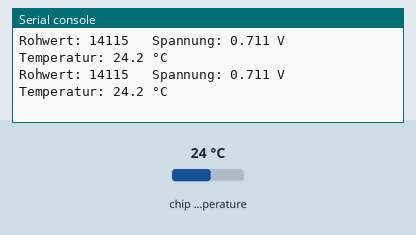
The program below on a simulated Raspberry Pi Pico running MicroPython. On the bench: the last lines printed to the serial console. Inputs (shaded band) come from the test bench; at power-on: chip temperature 24 °C.

Above: at 1.2 s.
1.3 s: chip temperature set to 1 °C
At 2.5 s:
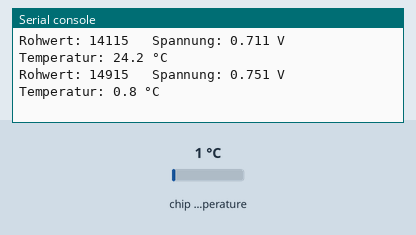
2.8 s: chip temperature set to 11 °C
At 3.8 s:
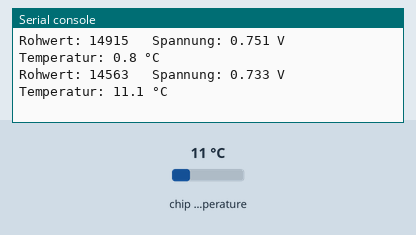
Timing chart, 0 to 5.8 s (numbered marks = the images above; inputs shaded):
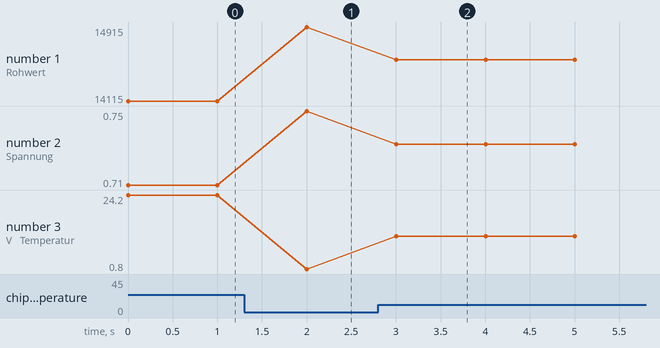

Measured:
- after the input at 1.3 s, the serial console: prints a new line after 0.70 s (image 1)
- after the input at 2.8 s, the serial console: prints a new line after 0.20 s (image 2)
- plotted number 1: 14115 → 14915 after the input at 1.3 s, 14915 → 14563 after the input at 2.8 s
- plotted number 2: 0.71 → 0.75 after the input at 1.3 s, 0.75 → 0.73 after the input at 2.8 s
- plotted number 3: 24.2 → 0.8 after the input at 1.3 s, 0.8 → 11.1 after the input at 2.8 s

The program:

02_temperatur_intern.py
```python
"""
Lektion 4.2: Interner Temperatursensor des Pico

LERNZIELE:
- Der Pico hat einen eingebauten Temperatursensor -- wie geht das?
- Rohwerte über Physik in Grad Celsius umrechnen

PYTHON-KONZEPTE:
- ADC(4) ist der interne Sensor
- Formel: Temperatur = 27 - (Spannung - 0,706) / 0,001721

HARDWARE:
- Nur der Pico, nichts extern.
"""

from machine import ADC
from utime import sleep

sensor = ADC(4)            # Kanal 4 = interner Temperatursensor
faktor = 3.3 / 65535       # Rohwert -> Spannung in Volt

while True:
    roh = sensor.read_u16()
    spannung = roh * faktor
    temp_c = 27 - (spannung - 0.706) / 0.001721
    print("Rohwert:", roh,
          "  Spannung:", round(spannung, 3), "V",
          "  Temperatur:", round(temp_c, 1), "°C")
    sleep(1)


# ============================================================
# AUFGABEN ZUM AUSPROBIEREN
# ============================================================
# 1. Haltet den Pico in der Hand -- die Temperatur steigt.
#    Warum? Ist das ein brauchbares Außenthermometer?
#
# 2. Gebt die Temperatur nur aus, wenn sie sich um mindestens
#    0,5 °C vom letzten Wert unterscheidet.
#
# 3. Zeigt die Temperatur auf dem OLED an (Kombi mit 3.2).
# ============================================================
```
